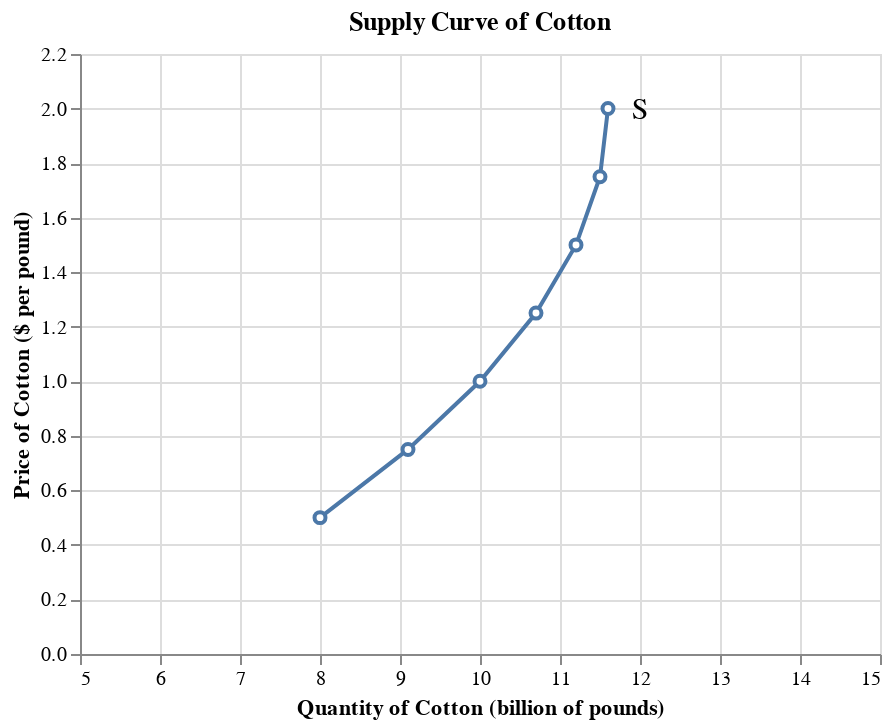

The notebook cell saved with this chart:
### Markdown cell above
## Supply

Supply
: The different quantities of a good that sellers are willing and able to sell or produce at different prices.<br><br>

Supply schedule
: Shows how much of a good or service producers would supply at different prices.
: The table below shows Supply Schedule for Cotton.<br><br>

|Price of cotton<br>(\$ per pound)|Quantity of cotton supplied<br>(billions of pounds)|
|---|---|
|2.00|11.6|
|1.75|11.5|
|1.50|11.2|
|1.25|10.7|
|1.00|10.0|
|0.75|9.1|
|0.5|8.0|


Quantity supplied
: Actual amount of a good or service people are willing to sell at some specific price.
: It is shown as a single point in a supply schedule or along a supply curve.
: When cotton is $1.75 per pound, the quantity supplied is 11.5 billion pounds.<br><br>

Supply curve
: Graphical representation of the supply schedule. It shows the relationship between quantity supplied and price (the figure below).
: Quantity supplied on the x-axis.
: Price on the y-axis.

### Code cell
df_supply = pd.DataFrame(data={'price': [2, 1.75, 1.50, 1.25, 1, 0.75, 0.5], 'quantity': [11.6, 11.5, 11.2, 10.7, 10.0, 9.1, 8.0]})
fig1 = alt.Chart(df_supply).mark_line(point=alt.OverlayMarkDef(filled=False, fill='white')).encode(
    alt.X('quantity', title='Quantity of Cotton (billion of pounds)', scale=alt.Scale(domain=[5,15])),
    alt.Y('price', title='Price of Cotton ($ per pound)', scale=alt.Scale(domain=[0,2.2])),
).properties(title='Supply Curve of Cotton')

text1 = alt.Chart({'values':[{'x': 12, 'y': 2}]}).mark_text(
    text='S',
    fontSize=15
).encode(x='x:Q', y='y:Q')

fig1 + text1

### Figure 1 — Vega-Lite specification as saved in the notebook (floating-point values rounded to 4 significant figures)
{"config": {"view": {"continuousWidth": 400, "continuousHeight": 300}}, "layer": [{"data": {"name": "data-2531802c2bf6d2f67e057edd24d0247f"}, "mark": {"type": "line", "point": {"fill": "white", "filled": false}}, "encoding": {"x": {"type": "quantitative", "field": "quantity", "scale": {"domain": [5, 15]}, "title": "Quantity of Cotton (billion of pounds)"}, "y": {"type": "quantitative", "field": "price", "scale": {"domain": [0, 2.2]}, "title": "Price of Cotton ($ per pound)"}}, "title": "Supply Curve of Cotton"}, {"data": {"name": "data-510b6d2ea35f0f15ecfcaaa1676f00d4"}, "mark": {"type": "text", "fontSize": 15, "text": "S"}, "encoding": {"x": {"type": "quantitative", "field": "x"}, "y": {"type": "quantitative", "field": "y"}}}], "$schema": "https://vega.github.io/schema/vega-lite/v4.8.1.json", "datasets": {"data-2531802c2bf6d2f67e057edd24d0247f": [{"price": 2.0, "quantity": 11.6}, {"price": 1.75, "quantity": 11.5}, {"price": 1.5, "quantity": 11.2}, {"price": 1.25, "quantity": 10.7}, {"price": 1.0, "quantity": 10.0}, {"price": 0.75, "quantity": 9.1}, {"price": 0.5, "quantity": 8.0}], "data-510b6d2ea35f0f15ecfcaaa1676f00d4": [{"x": 12, "y": 2}]}}
